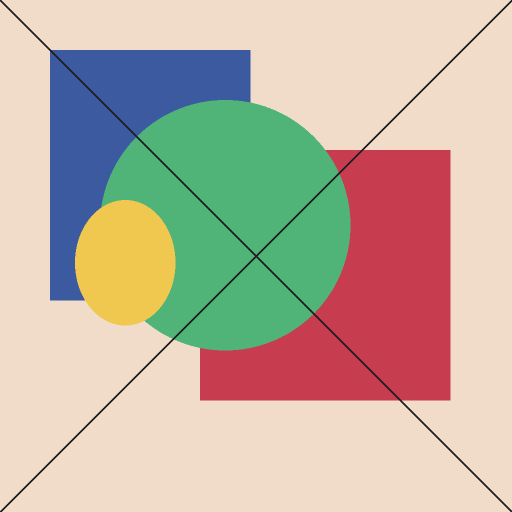
#> input picture tests/fixtures/cel_shaded.png, 1024 x 1024 px (shown at 1/2 size)
$ python -i preprocess.py   (imports and definitions only)
#> lines starting #> are read from the running program, lines starting #| are printed output that depends on the picture
#> further down, picture is the input picture: PIL image 1024x1024 RGB; mean R, G, B 192.2, 178.2, 161.2
"""Preprocessing: standardize a raw illustration into a 512x512 RGB PNG.

Steps, in order:
    1. Flatten any alpha channel onto a solid background (default white), because
       QIM cannot operate on transparent regions whose coefficients are zero by
       construction.
    2. Center-crop to a square on the shorter side (no aspect distortion; valid
       because acquisition pre-filters to aspect ratio 0.5..2.0).
    3. Lanczos-resize the square to TARGET x TARGET.
    4. Return a contiguous uint8 RGB array; the caller writes lossless PNG.

All functions operate on numpy arrays / PIL Images so they are unit-testable
without touching the filesystem.
"""

from __future__ import annotations

from pathlib import Path

import cv2
import numpy as np
from PIL import Image

TARGET_SIZE = 512
DEFAULT_BG = (255, 255, 255)  # white; pass bg=(128, 128, 128) for neutral gray


def flatten_alpha(image: Image.Image, bg: tuple[int, int, int] = DEFAULT_BG) -> Image.Image:
    """Composite an image with transparency onto a solid background.

    Returns an RGB image. Images already without alpha are returned as RGB
    unchanged (mode-converted if necessary).
    """
    if image.mode in ("RGBA", "LA") or (image.mode == "P" and "transparency" in image.info):
        rgba = image.convert("RGBA")
        background = Image.new("RGBA", rgba.size, (*bg, 255))
        composited = Image.alpha_composite(background, rgba)
        return composited.convert("RGB")
    return image.convert("RGB")


def center_crop_square(image: np.ndarray) -> np.ndarray:
    """Crop the central square (side = min(H, W)) from an (H, W, C) array."""
    h, w = image.shape[:2]
#> h = 1024; w = 1024
    side = min(h, w)
#> side = 1024
    top = (h - side) // 2
#> top = 0
    left = (w - side) // 2
#> left = 0
    return image[top:top + side, left:left + side]


def resize_square(image: np.ndarray, size: int = TARGET_SIZE) -> np.ndarray:
    """Lanczos-resize a square (H == W) array to size x size."""
#> called with size = 512
    if image.shape[0] == size and image.shape[1] == size:
        return np.ascontiguousarray(image)
    # cv2 works in BGR; round-trip to keep channel order correct for RGB input.
    bgr = cv2.cvtColor(image, cv2.COLOR_RGB2BGR)
    resized = cv2.resize(bgr, (size, size), interpolation=cv2.INTER_LANCZOS4)
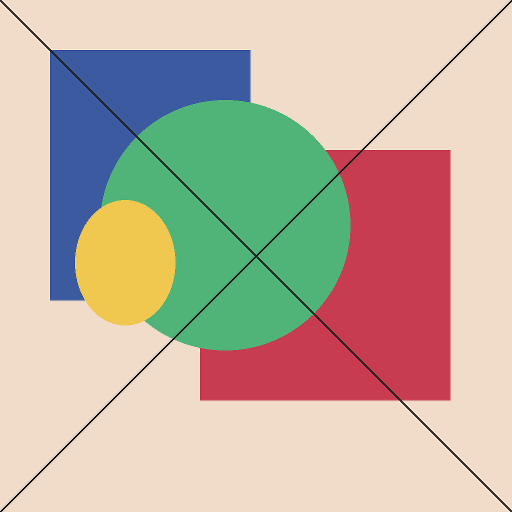
#> resized: shape (512, 512, 3); mean B, G, R 161.1, 178.2, 192.1
    return np.ascontiguousarray(cv2.cvtColor(resized, cv2.COLOR_BGR2RGB))


def preprocess_image(
    image: Image.Image,
    size: int = TARGET_SIZE,
    bg: tuple[int, int, int] = DEFAULT_BG,
) -> np.ndarray:
    """Full preprocess: flatten alpha -> center-crop square -> resize.

    Returns an (size, size, 3) uint8 RGB array.
    """
    rgb = flatten_alpha(image, bg=bg)
    arr = np.asarray(rgb)
    arr = center_crop_square(arr)
    arr = resize_square(arr, size=size)
    return arr


def preprocess_file(
    src: str | Path,
    dst: str | Path,
    size: int = TARGET_SIZE,
    bg: tuple[int, int, int] = DEFAULT_BG,
) -> None:
    """Read an image file, preprocess it, and write a lossless PNG to dst."""
    with Image.open(src) as im:
        im.load()
        arr = preprocess_image(im, size=size, bg=bg)
    out = Path(dst)
    out.parent.mkdir(parents=True, exist_ok=True)
    # PIL writes PNG in RGB order directly (no BGR confusion).
    Image.fromarray(arr, mode="RGB").save(out, format="PNG")

>>> from PIL import Image
>>> picture = Image.open('../../tests/fixtures/cel_shaded.png')
>>> result = preprocess_image(picture)
